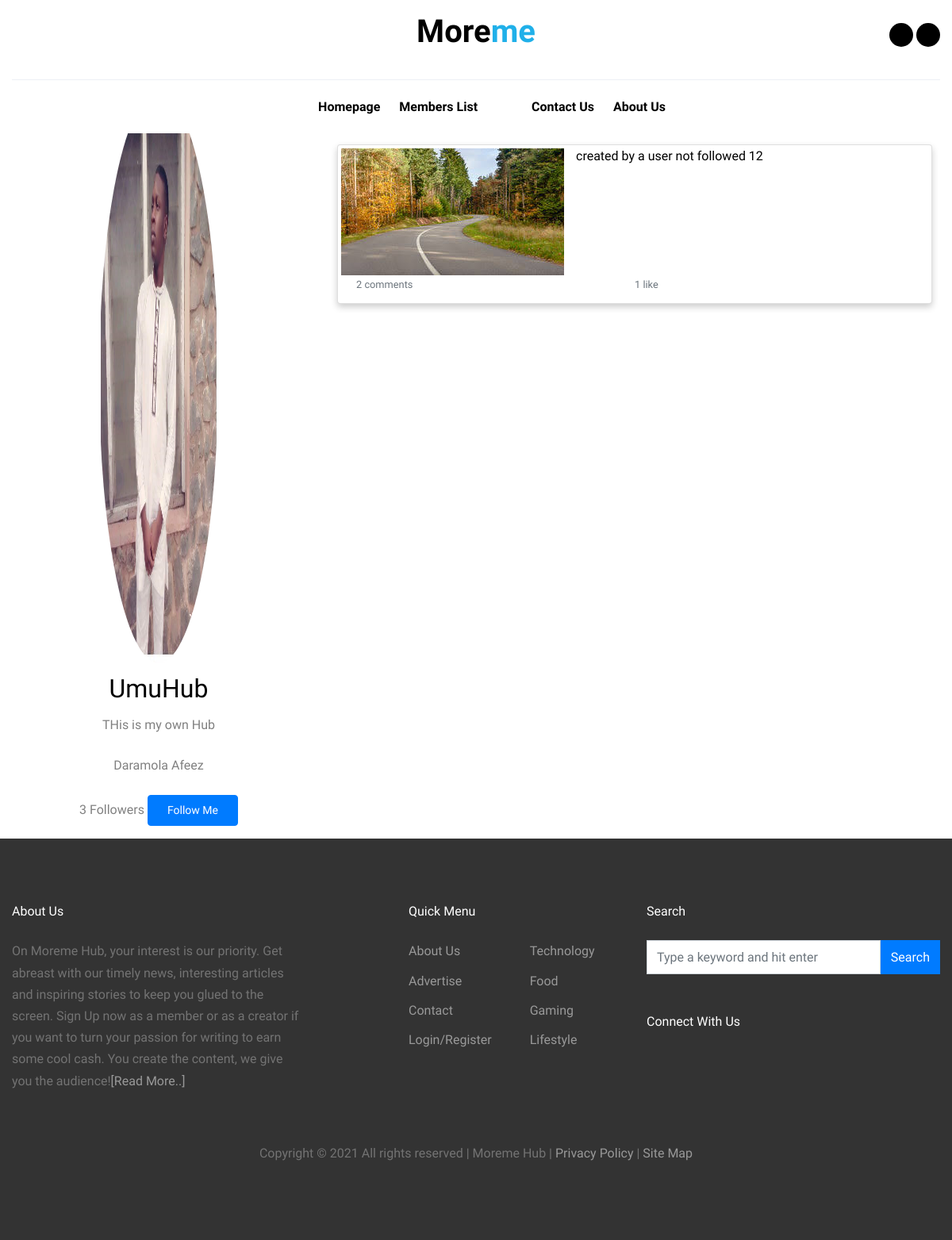
/account/users/umu/, run on the app's committed database.
### account/models.py (models this page shows, shortened)
class CreatorProfile(models.Model):
    user = models.OneToOneField(User, on_delete=models.CASCADE)
    phonenumber = models.CharField(max_length=15, unique=True)
    channel_name = models.CharField(max_length=15, unique=True)
    bio = models.CharField(max_length=150, default="A newshub content creator")
    bank_name = models.CharField(max_length=30, blank=True, null=True)
    acct_number = models.CharField(max_length=30, blank=True, null=True)
    acct_name = models.CharField(max_length=30, blank=True, null=True)
    is_approved = models.BooleanField(default=False)
    banned = models.BooleanField(default=False)
    objects = models.Manager()  # The default manager.
    creator = AccountManager()  # Our custom manager

### articles/models.py (models this page shows, shortened)
class Article(models.Model):
    STATUS_CHOICES = (
        ('pending', 'Pending'),
        ('published', 'Published'),
        ('rejected', 'Rejected')
    )
    TREND_CHOICES = (
        ('unlimited', 'unlimited'),
        ('6h', '6h'),
        ('12h', '12h'),
        ('1d', '1d'),
        ('2d', '2d'),
        ('no', 'No')
    )
    A_TYPE_CHOICES = (
        ('ppa','PPA'),
        ('ppc','PPC')
    )
    title = models.CharField(max_length=120)
    slug = models.SlugField(max_length=250, unique=True, blank=True, null=True)
    author = models.ForeignKey(
        settings.AUTH_USER_MODEL, on_delete=models.CASCADE, related_name='author', blank=True, null=True)
    body = RichTextUploadingField(config_name='special', external_plugin_resources=[(
        'youtube',
        '/static/vendor/ckeditor_plugins/youtube/',
        'plugin.js',
        ),('wordcount','/static/vendor/ckeditor_plugins/wordcount/','plugin.js',),('notification','/static/vendor/ckeditor_plugins/notification/','plugin.js'),])
    tag = TagField()
    image_upload = models.ImageField(upload_to="pics")
    category = models.ForeignKey(
        Category, null=True, blank=True, verbose_name="Category", on_delete=models.CASCADE)
    publish = models.DateTimeField(auto_now_add=True)
    created = models.DateTimeField(auto_now_add=True)
    updated = models.DateTimeField(auto_now=True)
    article_type = models.CharField(max_length=10, null=True, blank=True,
                                    choices=A_TYPE_CHOICES, default=A_TYPE_CHOICES[0][0])
    status = models.CharField(max_length=10, null=True, blank=True,
                              choices=STATUS_CHOICES, default=STATUS_CHOICES[0][0])
    article_type = models.CharField(max_length=10, null=True, blank=True,
                                    choices=A_TYPE_CHOICES, default=A_TYPE_CHOICES[0][0])
    users_like = models.ManyToManyField(settings.AUTH_USER_MODEL,
                                        related_name='articles_liked',
                                        blank=True)
    trend_for = models.CharField(
        max_length=10, choices=TREND_CHOICES, blank=True, null=True, default=TREND_CHOICES[0][0])
    editors_pick = models.BooleanField(default=False)
    active = models.BooleanField(default=True)
    revise = models.BooleanField(default=False)
    updating_article = models.BooleanField(default=False)
    reject_reason = models.CharField(
        max_length=200, blank=True, null=True, default='Your article violates publishing guildlines')
    objects = models.Manager()  # The default manager.
    published = PublishedManager()  # Our custom manager
    is_active = ActiveManager()  # Our custom manager
    class Meta:
        ordering = ('-publish',)
    def get_absolute_url(self):
        return reverse('article_detail',
                       kwargs={'pk': self.pk, 'slug': self.slug})
    def get_comments(self):
        try:
            at = Comment.objects.filter(article=self)
            comments = at.count()
        except:
            comments = 0
        return comments

### account/views.py (the view)
# urls.py: path('users/<username>/', views.user_detail, name='user_detail'),
def user_detail(request, username):
    ajax_here = True
    user = get_object_or_404(User, username=username, is_active=True)
    articles = Article.published.filter(author=user).order_by('-publish')
    return render(request, 'account/user/detail.html', {'user': user, 'articles': articles, 'ajax_here': ajax_here})

### articles/models.py (called while the page is built)
    def get_queryset(self):
        return super(PublishedManager, self).get_queryset()\
            .filter(status='published')

### templates/account/user/detail.html (shortened to what this page needs)
{% extends "base.html" %}
{% load static %}
{% load thumbnail %}
{% block content %}
<div class="m-fix">
<div class="container-fluid">
    <div class="row my-3 ">
    <div class="col-lg-4 bio text-center">
         {% thumbnail user.profile.image "100x100" crop="center" format="WEBP" as im %}
      <img height="{{im.height}}" width="{{im.width}}" src="{{im.url}}" alt="Authors Image" class="image-fluid mb-2">
      {% endthumbnail %}
      <div class="bio-body">
        <h2>{{ user.creatorprofile.channel_name }}</h2>
        <p class="mb-4">{{ user.creatorprofile.bio }}</p>
        <p class="mb-4">{{ user.first_name }} {{ user.last_name}}</p>
        {% with total_followers=user.followers.count %}
        <span class="count">
            <span class="total">{{ total_followers }}</span> Follower{{ total_followers|pluralize }}
        </span>
        <a href="." class="follow btn btn-primary btn-sm rounded px-4 py-2" data-id="{{ user.id }}" data-action="{% if request.user in user.followers.all %}un{% endif %}follow" class="follow button">
            {% if request.user not in user.followers.all %}
            Follow
            {% else %}
            Unfollow
            {% endif %} Me
            </a>
           {% endwith %}
      </div>
    </div>
    <div class="col-lg-8 ">
        <div>
            {% with article=articles.count %}
            <h3 class="custom text-primary my-2 btn">Recent Post{{article|pluralize}}</h3>
            {% endwith %}
            {% for article in articles %}
            {% if article.revise == True %}
            <a href="{% url 'edit_article' article.id %}">
            {% else %}
           <a href="{{article.get_absolute_url}}">
               {% endif %}
               <div class="articles card p-1">
                <div class="media">
                    <div class="image media-left ">
                        {% thumbnail article.image_upload "80x60" crop="center" format="WEBP" as im %}
                        <img height="{{im.height}}" width="{{im.width}}" src="{{im.url}}" alt="{{article.title}}" class="media-object" >
                        {% endthumbnail %}
                    </div>
                    <div class="container">
                        <h6 style="color: black;">{{ article.title}}</h6>
                    </div>
                </div>
                <div class="container-fluid  impressions">
                    <div class="row p-1 container-fluid ">
                        {% if article.status == 'published' %}
                        <div class="col-lg-6 col-sm-6 col-6 text-secondary "><h6 class="text-secondary  small">{{article.get_comments}} comment{{article.get_comments|pluralize}}</h6></div>
                        <div class="col-lg-6 col-sm-6 col-6  text-secondary "><h6 class="text-secondary  small">{{article.users_like.count}} like{{article.users_like.count|pluralize}}</h6></div>
                        {% endif %}
                    </div>
                </div>
             </div></a>
             {% empty %}
             <div class="container p-4 rounded border">
              <p class="text-secondary text-center"> Nothing Here :( </p>
             </div>
             {% endfor %}
      </div>
    </div>
</div>
  </div>
  </div>
{% endblock %}

### static/css/style.css (style rules this page uses)
body { line-height:1.7;color:gray;font-weight:300;font-size:1rem;background:#fff;font-family:Muli,-apple-system,BlinkMacSystemFont,"Segoe UI",Roboto,"Helvetica Neue",Arial,sans-serif,"Apple Color Emoji","Segoe UI Emoji","Segoe UI Symbol","Noto Color Emoji" }
a { -webkit-transition:.3s all ease;-o-transition:.3s all ease;transition:.3s all ease;color:#2f89fc }
.h1,.h2,.h3,.h4,.h5,h1,h2,h3,h4,h5 { font-family:Muli,-apple-system,BlinkMacSystemFont,"Segoe UI",Roboto,"Helvetica Neue",Arial,sans-serif,"Apple Color Emoji","Segoe UI Emoji","Segoe UI Symbol","Noto Color Emoji";line-height:1.5;color:#000 }
.btn { border-radius:0 }
.container { max-width:1200px }
.bio img { max-width:150px;border-radius:50% }
.card { box-shadow:0 4px 8px 0 rgba(0,0,0,.2) }
.articles { margin:10px }
.custom { border-bottom:3px solid #007bff }
.m-fix { margin-top:100px }

### data on the page
Article: title "created by a user not followed 12", get_comments "2", users_like.count "1"

### other printed values
{{ user.creatorprofile.channel_name }} "UmuHub"
{{ user.creatorprofile.bio }} "THis is my own Hub"
{{ user.first_name }} "Daramola"
{{ user.last_name }} "Afeez"
{{ total_followers }} "3"
